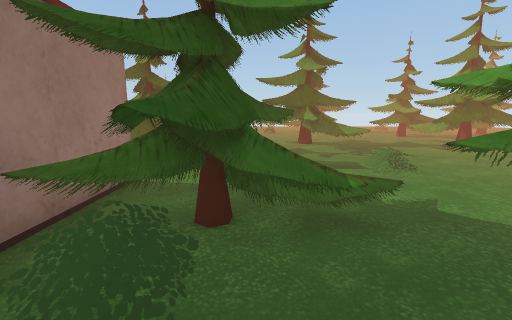
View 1 (above)

24 first-person views from a walk through a 3-D level made in the Unity game engine. The camera is 1.4 m above the floor, tilts 10° down and sees 90° across. The floor is counted in squares, 1 m on a side. Each view is taken from the middle of a square. On the plan, view 1 faces up. The plan holds only what a view shows up to about 13 squares ahead; the rest is blank. The place goes on beyond the plan. The player is left out. Some animated figures are not drawn. Some surface patterns are stand-ins.

View 2
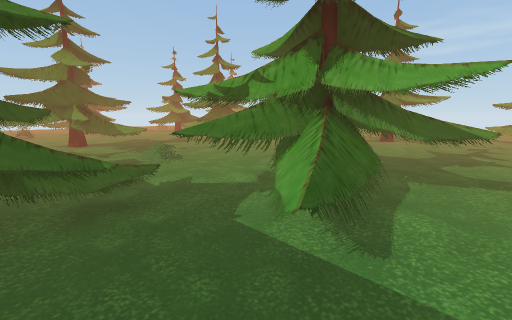

View 3
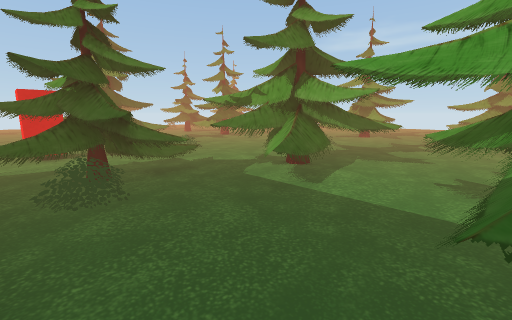

View 4
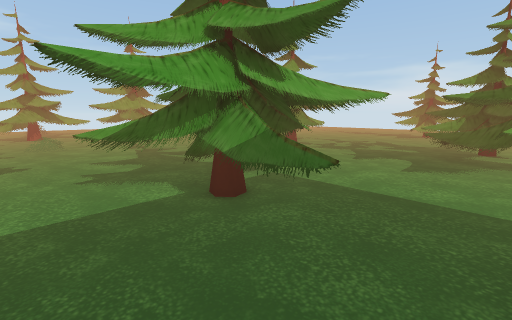

View 5
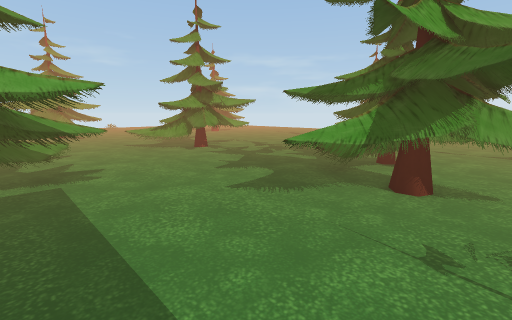

View 6
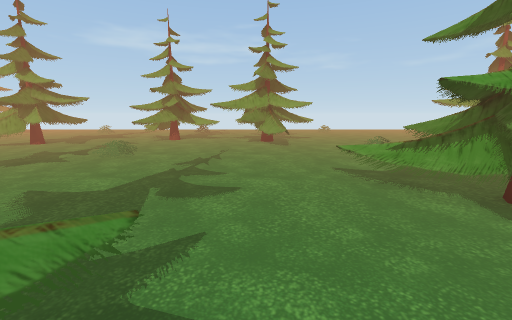

View 7
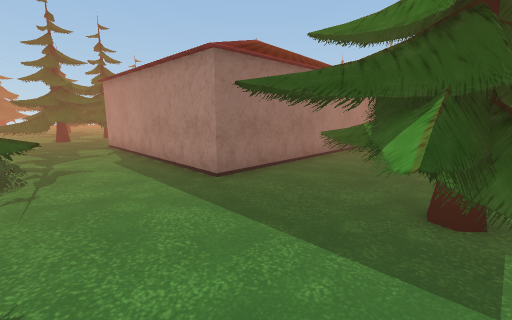

View 8
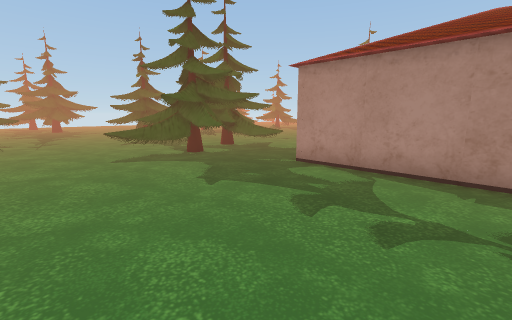

View 9
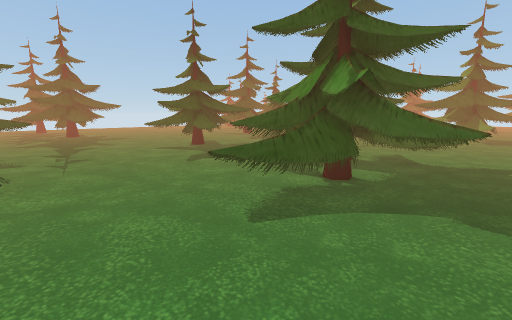

View 10
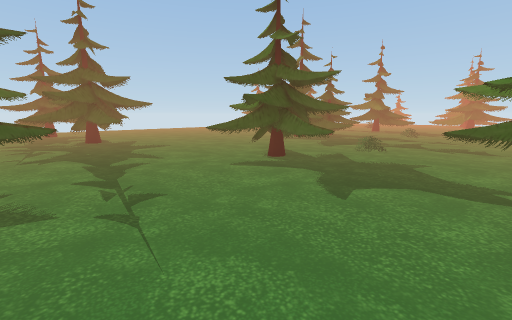

View 11
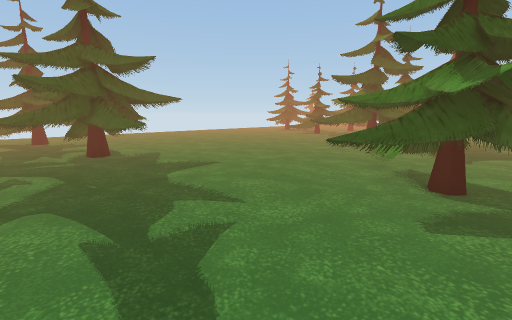

View 12
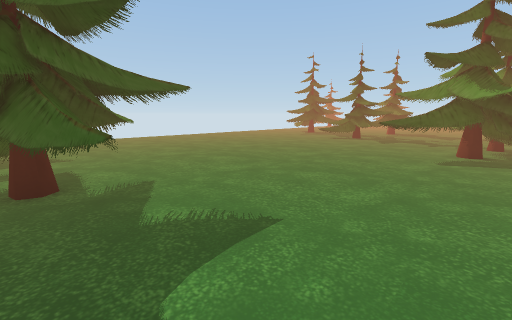

View 13
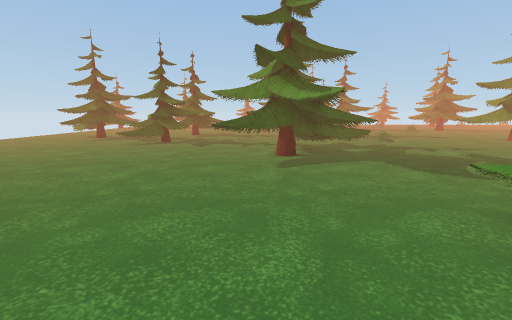

View 14
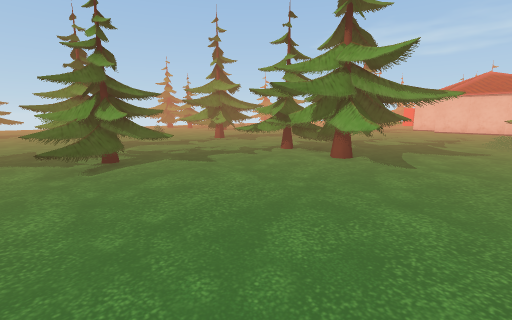

View 15
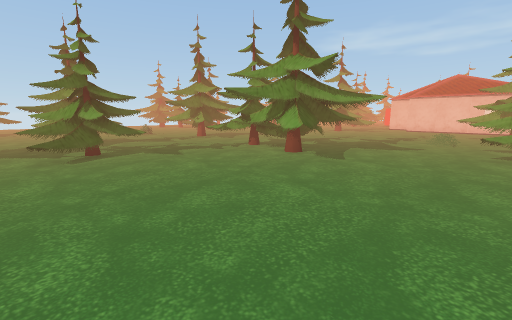

View 16
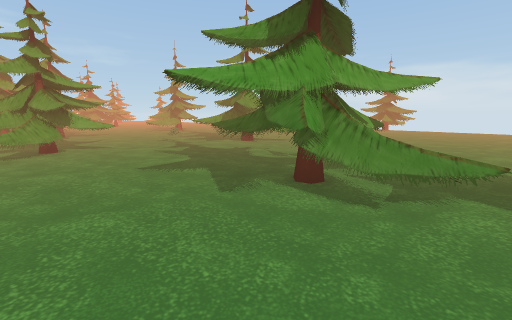

View 17
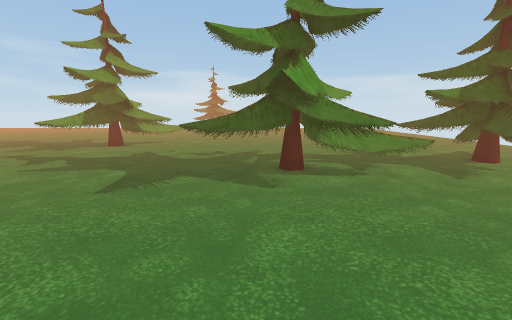

View 18
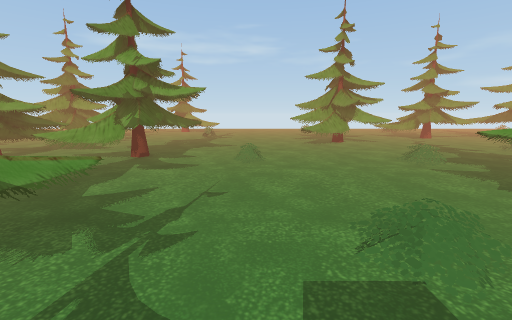

View 19
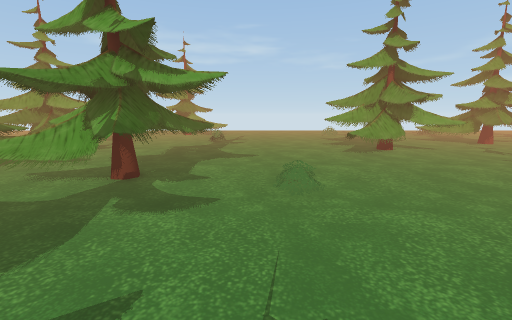

View 20
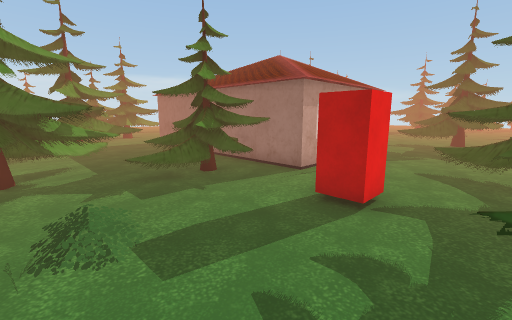

View 21
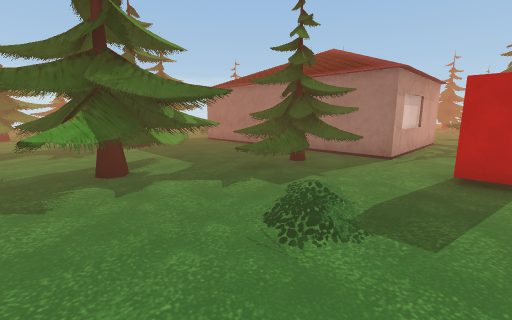

View 22
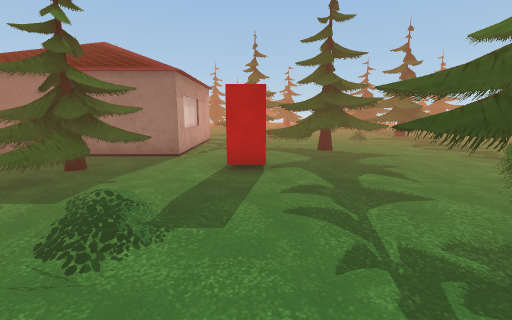

View 23
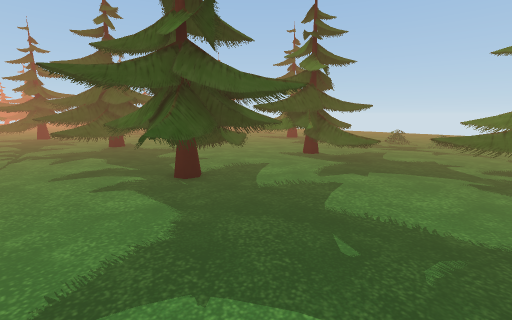

View 24
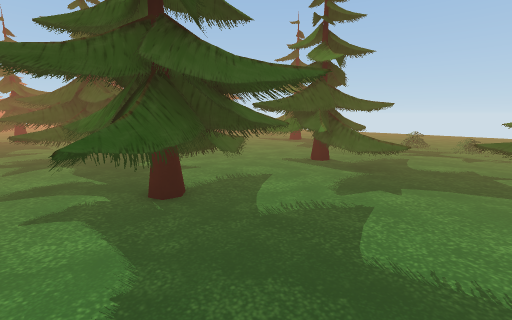

### Floor plan
Key: @ floor where view 1 was taken; . main floor; : floor 0.25 m higher than the main floor; / step, stairs or slope; T pine tree; H house; B red block; O other object.
Columns run from 35 left of view 1 to 15 right of it. Each row starts with its distance up from view 1.
 23                                               O...
 22                                               ..O.
 21                                              ....
 20                                             ..... T
 19                              ..         ..  TT ..TT
 18                             ....        ..  TTT /OT
 17                             .....       .. TTTT//OT
 16 ..                          ......      ...TTTT/...
 15 ..                          .......      ..OTTT....
 14 .                           .......TTTTT .. TTT ...
 13 .TTT                          TT ..TTTTT...TTTTT...
 12 .TTT                          TTT.  TTTT ..TTTTT...
 11   TT                          TTT .TTTTT.. TTTTT...
 10      ...             T       TTTTT.. TT/... TTTT...
  9  TT  ...             TTT   ../TTT............ .....
  8  TTTT...             TTT .........B.........O......
  7 TTTTT..TTT ..//....TT TT..........B................
  6 .OTTT..TTTT........   T  .............O........ TTT
  5 ...... TTTT........   T.  HHHHHHH TT............TTT
  4 ......TTTTTT.......  ...   HHHHH TTTT T TT.....TTTT
  3 ..... TTTTT/.......  ...    HHHH TTTT TTTT //.. TTT
  2 ..... TTTTT ........ ...    HHHHHTTTTTTTTT .....TTT
  1 ......TTTT .............     HHHH.TT.TTTTT....... .
  0 .......  T..............    HHHHH..@.OTTTT ........
 -1 ..............O...  T...   HHHHHH...T  TTT....... T
 -2 ..........//TTT..TTTTT/.   HHHHHH.. TTT ......O.. T
 -3 ..........:TTTTO TTTTTO.   HHH HH.TTTTT ......... T
 -4 ..........TTTTT .TTTTTT.HHHHHHHHH.TTTTTT.........
 -5 ..TTT ....TTTTTT.TTTTTT .......... TTTTT......... T
 -6 . TTTT.....TTT ...TT  TT...........TTTOO.........TT
 -7 TTTTTTT..... .....TTTTT......... ... ........... TT
 -8  TTTTT ............TT ........ TTT .............OTT
 -9  TTTTT ............. ......... TTTT.....T OO..... T
-10 ..TTT....T TT................  TTTT ...TTTTT......T
-11 ........ TTTT .............. . TTOTT.. TTTTT..O  ..

Where each view was taken, in squares from view 1:
view 1: 0 up, 0 right, facing up
view 2: 1 down, 0 right, facing up-right
view 3: 3 down, 2 left, facing up-right
view 4: 1 down, 2 left, facing down-right
view 5: 5 down, 4 left, facing down-right
view 6: 7 down, 2 right, facing right
view 7: 8 down, 2 right, facing up-left
view 8: 11 down, 6 left, facing up-left
view 9: 11 down, 12 left, facing up-left
view 10: 11 down, 17 left, facing up-left
view 11: 10 down, 22 left, facing up-left
view 12: 8 down, 26 left, facing up-left
view 13: 6 down, 28 left, facing up
view 14: 1 down, 35 left, facing up-right
view 15: 3 down, 35 left, facing up-right
view 16: 3 down, 35 left, facing down-right
view 17: 1 down, 31 left, facing down
view 18: 8 up, 1 right, facing right
view 19: 9 up, 4 right, facing right
view 20: 10 up, 4 right, facing down-left
view 21: 8 up, 6 right, facing down-left
view 22: 8 up, 6 right, facing left
view 23: 9 up, 15 right, facing up-left
view 24: 10 up, 14 right, facing up-left
